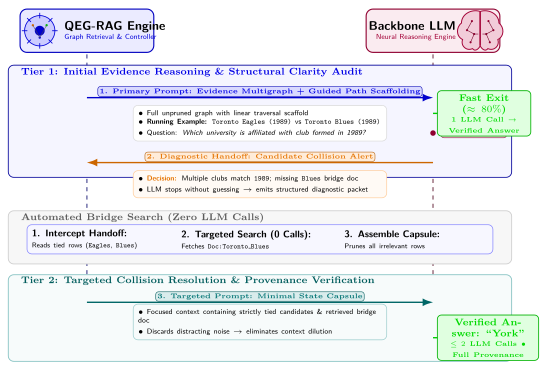

The Python source for this figure:
import subprocess

latex_content = r"""\documentclass[tikz,border=2mm]{standalone}
\usepackage{tikz}
\usetikzlibrary{arrows.meta,positioning,shapes.geometric,fit,backgrounds,calc}
\usepackage{lmodern}

\begin{document}
\begin{tikzpicture}[
  >=Latex,
  font=\sffamily\scriptsize,
  % Styles
  actor_box/.style={draw=#1!75!black, fill=#1!8, rounded corners=5pt, line width=0.8pt, inner sep=4pt},
  section_band/.style={draw=#1!60!black, fill=#1!4, rounded corners=4pt, line width=0.6pt},
  band_title/.style={font=\bfseries\scriptsize, text=#1!90!black, anchor=west},
  msg_card/.style={draw=gray!30, fill=white, rounded corners=3.5pt, line width=0.5pt, inner sep=3.5pt},
  badge/.style={fill=#1!15, draw=#1!70!black, line width=0.4pt, rounded corners=2pt, inner sep=1.2pt, font=\bfseries\tiny, text=#1!90!black},
  flow_arrow/.style={->, line width=1.0pt, draw=#1!80!black},
  exit_pill/.style={fill=green!12, draw=green!70!black, line width=0.6pt, rounded corners=3pt, inner sep=2.5pt, font=\bfseries\scriptsize, text=green!85!black, align=center}
]

% Define Brain Icon Macro
\def\drawbrain#1#2{
  \begin{scope}[shift={(#1)}, scale=#2]
    % Left hemisphere
    \draw[fill=purple!20, draw=purple!85!black, line width=0.7pt]
      (0, 0.7) 
      .. controls (-0.32, 0.8) and (-0.68, 0.6) .. (-0.68, 0.28)
      .. controls (-0.88, 0.12) and (-0.88, -0.2) .. (-0.64, -0.32)
      .. controls (-0.72, -0.55) and (-0.5, -0.75) .. (-0.28, -0.65)
      .. controls (-0.18, -0.78) and (-0.05, -0.65) .. (0, -0.55)
      -- cycle;
    % Right hemisphere
    \draw[fill=purple!20, draw=purple!85!black, line width=0.7pt]
      (0, 0.7) 
      .. controls (0.32, 0.8) and (0.68, 0.6) .. (0.68, 0.28)
      .. controls (0.88, 0.12) and (0.88, -0.2) .. (0.64, -0.32)
      .. controls (0.72, -0.55) and (0.5, -0.75) .. (0.28, -0.65)
      .. controls (0.18, -0.78) and (0.05, -0.65) .. (0, -0.55)
      -- cycle;
    % Central line
    \draw[purple!85!black, line width=0.7pt] (0, 0.68) -- (0, -0.53);
    % Neural nodes & synapses
    \fill[purple!80!black] (-0.3, 0.35) circle (1.1pt);
    \fill[purple!80!black] (-0.48, 0.02) circle (1.1pt);
    \fill[purple!80!black] (-0.22, -0.12) circle (1.1pt);
    \fill[purple!80!black] (-0.35, -0.42) circle (1.1pt);
    \draw[purple!60!black, line width=0.4pt] (-0.3, 0.35) -- (-0.48, 0.02) -- (-0.22, -0.12) -- (-0.35, -0.42);
    
    \fill[purple!80!black] (0.3, 0.35) circle (1.1pt);
    \fill[purple!80!black] (0.48, 0.02) circle (1.1pt);
    \fill[purple!80!black] (0.22, -0.12) circle (1.1pt);
    \fill[purple!80!black] (0.35, -0.42) circle (1.1pt);
    \draw[purple!60!black, line width=0.4pt] (0.3, 0.35) -- (0.48, 0.02) -- (0.22, -0.12) -- (0.35, -0.42);
    \draw[purple!60!black, line width=0.4pt, dashed] (-0.22, -0.12) -- (0.22, -0.12);
  \end{scope}
}

% Define Gear/System Icon Macro
\def\drawsystemicon#1#2{
  \begin{scope}[shift={(#1)}, scale=#2]
    \draw[fill=blue!20, draw=blue!85!black, line width=0.6pt] (0,0) circle (0.55);
    \fill[blue!80!black] (0,0) circle (0.18);
    \foreach \a in {0, 45, 90, 135, 180, 225, 270, 315} {
      \draw[blue!85!black, line width=0.6pt] (\a:0.45) -- (\a:0.65);
    }
    % Mini graph inside
    \fill[orange!85!black] (-0.25, 0.2) circle (1.2pt);
    \fill[green!75!black] (0.25, 0.2) circle (1.2pt);
    \fill[blue!85!black] (0, -0.25) circle (1.2pt);
    \draw[gray!60!black, line width=0.35pt] (-0.25, 0.2) -- (0, -0.25) -- (0.25, 0.2);
  \end{scope}
}

% Geometry:
% Width: 12.8cm, Left Actor X: 1.8cm, Right Actor X: 11.0cm
% Center X: 6.4cm

% ==========================================================
% TOP ACTOR HEADERS
% ==========================================================
% Actor 1: QEG-RAG Engine
\node[actor_box=blue, minimum width=3.4cm, minimum height=1.1cm] (act_qeg) at (2.0, 5.7) {};
\drawsystemicon{0.8, 5.7}{0.7};
\node[anchor=west, align=left] at (1.3, 5.7) {
  \textbf{\small QEG-RAG Engine}\\[-0.5mm]
  {\fontsize{5.2pt}{6.2pt}\selectfont \textcolor{blue!85!black}{Graph Retrieval \& Controller}}
};

% Actor 2: LLM Reasoner (Brain Icon)
\node[actor_box=purple, minimum width=3.4cm, minimum height=1.1cm] (act_llm) at (10.8, 5.7) {};
\drawbrain{12.0, 5.7}{0.7};
\node[anchor=east, align=right] at (11.5, 5.7) {
  \textbf{\small Backbone LLM}\\[-0.5mm]
  {\fontsize{5.2pt}{6.2pt}\selectfont \textcolor{purple!85!black}{Neural Reasoning Engine}}
};

% Vertical Actor Guidelines (Dotted)
\draw[blue!40!black, line width=0.6pt, dashed] (2.0, 5.1) -- (2.0, -2.5);
\draw[purple!40!black, line width=0.6pt, dashed] (10.8, 5.1) -- (10.8, -2.5);

% ==========================================================
% SECTION 1: TIER 1 INTERACTION
% ==========================================================
\node[section_band=blue, minimum width=12.8cm, minimum height=2.85cm] (sec_t1) at (6.4, 3.4) {};
\node[band_title=blue] at (0.2, 4.65) {\textbf{Tier 1: Initial Evidence Reasoning \& Structural Clarity Audit}};

% Step 1: Forward Message (QEG-RAG -> LLM)
\draw[flow_arrow=blue] (2.0, 4.0) -- (10.8, 4.0);
\node[badge=blue, anchor=south] at (6.4, 4.02) {1. Primary Prompt: Evidence Multigraph + Guided Path Scaffolding};

\node[msg_card, text width=6.2cm, align=left] at (6.4, 3.35) {
  {\fontsize{5.2pt}{6.2pt}\selectfont
  $\bullet$ Full unpruned graph with linear traversal scaffold\\
  $\bullet$ \textbf{Running Example:} \texttt{Toronto Eagles (1989)} vs \texttt{Toronto Blues (1989)}\\
  $\bullet$ Question: \textit{Which university is affiliated with club formed in 1989?}}
};

% Evaluation in LLM
\fill[purple!75!black] (10.8, 3.1) circle (2pt);
\node[badge=purple, anchor=west] at (11.0, 3.1) {Clarity Audit};

% Fast Exit Branch (Right)
\draw[flow_arrow=green] (10.8, 3.6) -- (12.5, 3.6);
\node[exit_pill, text width=2.2cm, anchor=west] at (10.9, 3.6) {
  \textbf{Fast Exit ($\approx 80\%$)}\\[-0.4mm]
  {\fontsize{4.8pt}{5.5pt}\selectfont 1 LLM Call $\to$ Verified Answer}
};

% Collision Return Arrow (LLM -> QEG-RAG)
\draw[flow_arrow=orange] (10.8, 2.35) -- (2.0, 2.35);
\node[badge=orange, anchor=south] at (6.4, 2.37) {2. Diagnostic Handoff: Candidate Collision Alert};

\node[msg_card, draw=orange!40, fill=orange!4, text width=6.2cm, align=left] at (6.4, 1.8) {
  {\fontsize{5.2pt}{6.2pt}\selectfont
  $\bullet$ \textcolor{orange!90!black}{\textbf{Decision:}} Multiple clubs match \texttt{1989}; missing \texttt{Blues} bridge doc\\
  $\bullet$ LLM stops without guessing $\to$ emits structured diagnostic packet}
};

% ==========================================================
% SECTION 2: ZERO-LLM TARGETED BRIDGE RETRIEVAL
% ==========================================================
\node[section_band=gray, fill=gray!6, draw=gray!40, minimum width=12.8cm, minimum height=1.35cm] (sec_bridge) at (6.4, 0.45) {};
\node[band_title=gray!80!black] at (0.2, 0.95) {\textbf{Automated Bridge Search (Zero LLM Calls)}};

% Processing inside QEG-RAG
\node[msg_card, draw=blue!50, fill=blue!3, text width=11.6cm, align=left] at (6.4, 0.4) {
  \begin{minipage}{0.32\linewidth}
    \textbf{1. Intercept Handoff:}\\
    {\fontsize{5.0pt}{5.8pt}\selectfont Reads tied rows (\texttt{Eagles}, \texttt{Blues})}
  \end{minipage}
  \begin{minipage}{0.35\linewidth}
    \textbf{2. Targeted Search (0 Calls):}\\
    {\fontsize{5.0pt}{5.8pt}\selectfont Fetches \texttt{Doc:Toronto\_Blues}}
  \end{minipage}
  \begin{minipage}{0.30\linewidth}
    \textbf{3. Assemble Capsule:}\\
    {\fontsize{5.0pt}{5.8pt}\selectfont Prunes all irrelevant rows}
  \end{minipage}
};

% ==========================================================
% SECTION 3: TIER 2 INTERACTION
% ==========================================================
\node[section_band=teal, fill=teal!3, draw=teal!50, minimum width=12.8cm, minimum height=2.2cm] (sec_t2) at (6.4, -1.6) {};
\node[band_title=teal!80!black] at (0.2, -0.65) {\textbf{Tier 2: Targeted Collision Resolution \& Provenance Verification}};

% Step 3: Forward Message (QEG-RAG -> LLM)
\draw[flow_arrow=teal] (2.0, -1.2) -- (10.8, -1.2);
\node[badge=teal, anchor=south] at (6.4, -1.18) {3. Targeted Prompt: Minimal State Capsule};

\node[msg_card, draw=teal!40, fill=teal!3, text width=6.2cm, align=left] at (6.4, -1.7) {
  {\fontsize{5.2pt}{6.2pt}\selectfont
  $\bullet$ Focused context containing strictly tied candidates \& retrieved bridge doc\\
  $\bullet$ Discards distracting noise $\to$ eliminates context dilution}
};

% Final Verified Resolution Arrow from LLM
\draw[flow_arrow=green] (10.8, -2.1) -- (12.5, -2.1);
\node[exit_pill, text width=2.4cm, anchor=west] at (10.9, -2.1) {
  \textbf{Verified Answer: ``York''}\\[-0.4mm]
  {\fontsize{4.8pt}{5.5pt}\selectfont $\le 2$ LLM Calls $\bullet$ Full Provenance}
};

\end{tikzpicture}
\end{document}
"""

with open("/workspace/kiennt/online-kg-rag/paper_v2/figures/generate_fig3_interaction.tex", "w") as f:
    f.write(latex_content)

cmd = "pdflatex -interaction=nonstopmode generate_fig3_interaction.tex && pdftoppm -png -r 150 generate_fig3_interaction.pdf fig3_inter_out"
res = subprocess.run(cmd, shell=True, cwd="/workspace/kiennt/online-kg-rag/paper_v2/figures", capture_output=True, text=True)
print("Return code:", res.returncode)
